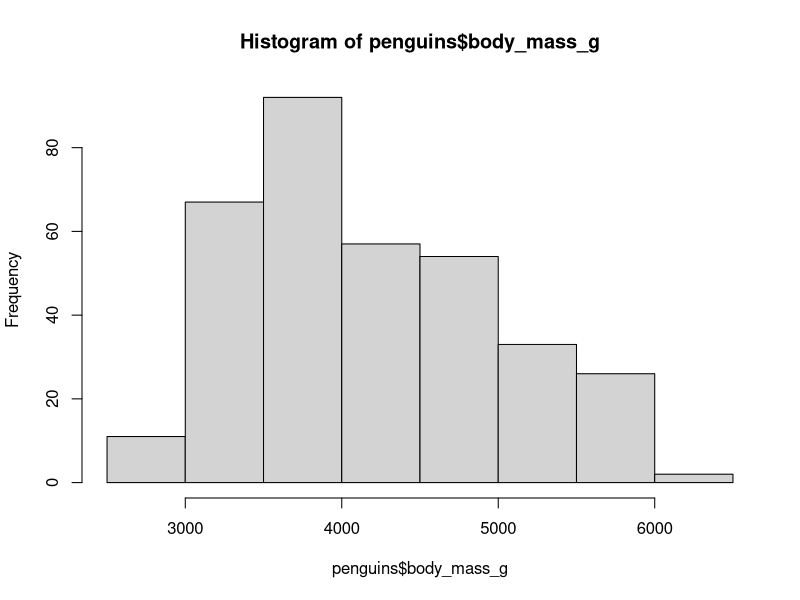
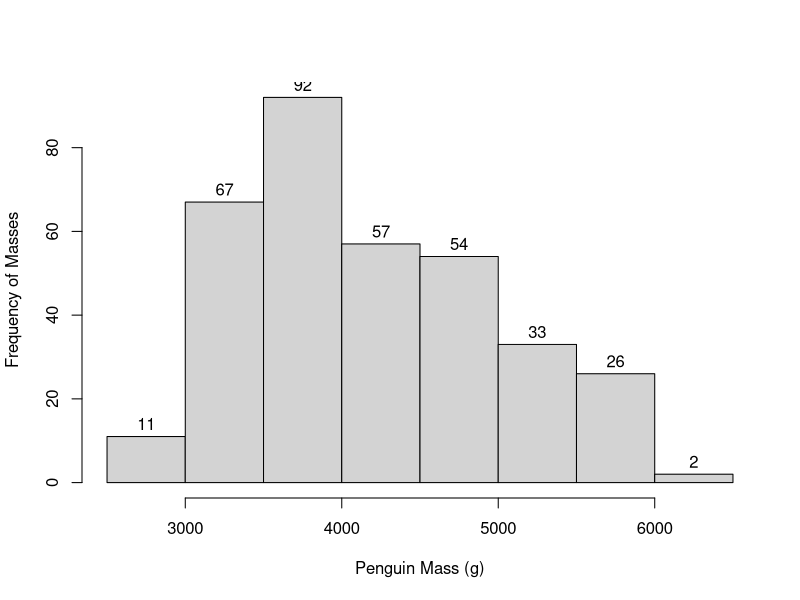
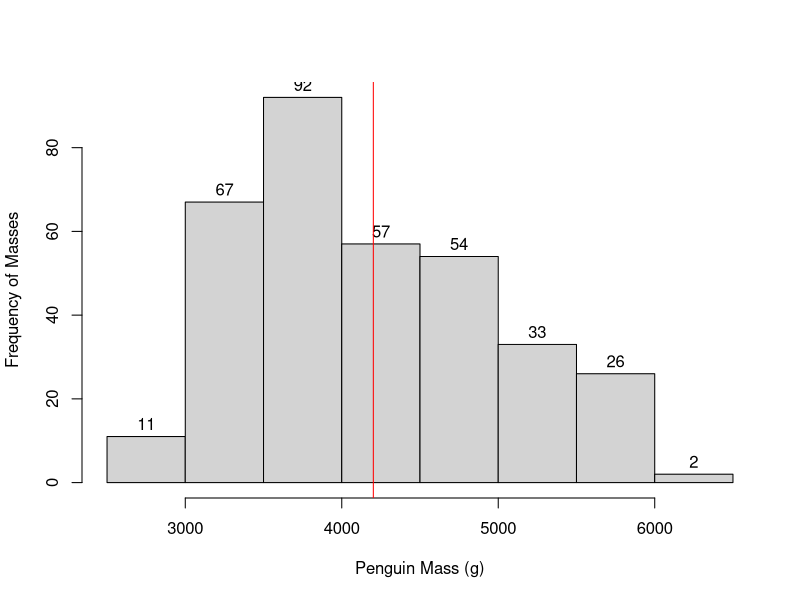
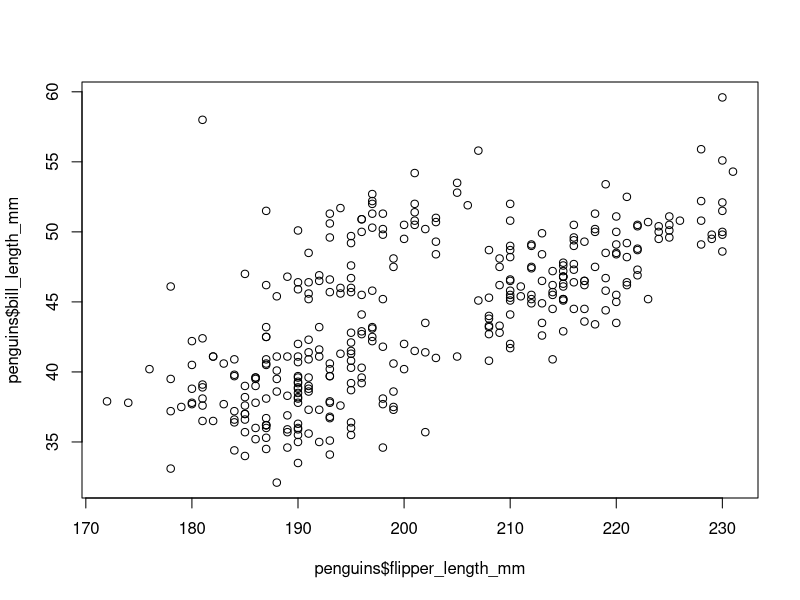
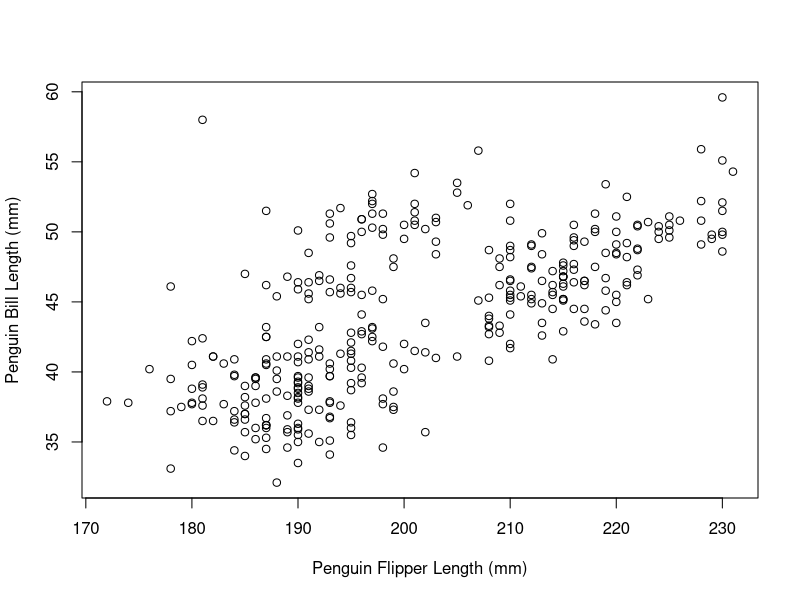

Recreate these plots in R, in order.
## ---- chunk 1
knitr::opts_chunk$set(echo = TRUE)
## ---- chunk 2
library(tidyverse)
library(palmerpenguins)
## ---- chunk 3
penguins <- penguins
## ---- chunk 4
head(penguins)
## ---- chunk 5
hist(penguins$body_mass_g)
## ---- chunk 6
hist(penguins$body_mass_g,
     main = NULL,
     xlab = "Penguin Mass (g)",
     ylab = "Frequency of Masses",
     labels = TRUE)
## ---- chunk 7
hist(penguins$body_mass_g,
     main = NULL,
     xlab = "Penguin Mass (g)",
     ylab = "Frequency of Masses",
     labels = TRUE)
abline(v = mean(penguins$body_mass_g, na.rm = TRUE), col = "red")
## ---- chunk 8
plot(x = penguins$flipper_length_mm, y = penguins$bill_length_mm)
## ---- chunk 9
plot(x = penguins$flipper_length_mm, y = penguins$bill_length_mm,
     xlab = "Penguin Flipper Length (mm)", ylab = "Penguin Bill Length (mm)")
